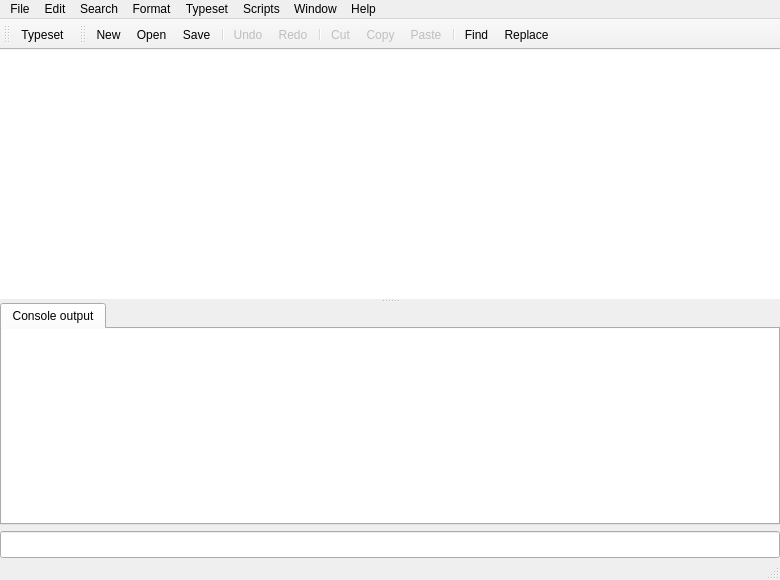
 <widget class="QMainWindow" name="TeXDocument">
  <property name="geometry">
   <rect>
    <x>0</x>
    <y>0</y>
    <width>780</width>
    <height>580</height>
   </rect>
  </property>
  <property name="acceptDrops">
   <bool>true</bool>
  </property>
  <property name="windowTitle">
   <string>untitled.tex[*]</string>
  </property>
  <property name="autoFillBackground">
   <bool>true</bool>
  </property>
  <widget class="QWidget" name="centralwidget">
   <property name="sizePolicy">
    <sizepolicy hsizetype="Preferred" vsizetype="Preferred">
     <horstretch>0</horstretch>
     <verstretch>0</verstretch>
    </sizepolicy>
   </property>
   <property name="autoFillBackground">
    <bool>false</bool>
   </property>
   <layout class="QVBoxLayout">
    <property name="margin">
     <number>0</number>
    </property>
    <item>
     <widget class="QSplitter" name="splitter">
      <property name="orientation">
       <enum>Qt::Vertical</enum>
      </property>
      <widget class="CompletingEdit" name="textEdit">
       <property name="sizePolicy">
        <sizepolicy hsizetype="Expanding" vsizetype="Expanding">
         <horstretch>0</horstretch>
         <verstretch>4</verstretch>
        </sizepolicy>
       </property>
       <property name="cursor" stdset="0">
        <cursorShape>IBeamCursor</cursorShape>
       </property>
       <property name="frameShape">
        <enum>QFrame::NoFrame</enum>
       </property>
       <property name="frameShadow">
        <enum>QFrame::Plain</enum>
       </property>
       <property name="tabStopWidth">
        <number>36</number>
       </property>
      </widget>
      <widget class="ClosableTabWidget" name="consoleTabs">
       <property name="usesScrollButtons">
        <bool>true</bool>
       </property>
       <widget class="QWidget" name="tab">
        <attribute name="title">
         <string>Console output</string>
        </attribute>
        <layout class="QVBoxLayout" name="verticalLayout">
         <property name="margin">
          <number>0</number>
         </property>
         <item>
          <widget class="QTextEdit" name="textEdit_console">
           <property name="sizePolicy">
            <sizepolicy hsizetype="Expanding" vsizetype="Expanding">
             <horstretch>0</horstretch>
             <verstretch>1</verstretch>
            </sizepolicy>
           </property>
           <property name="cursor" stdset="0">
            <cursorShape>IBeamCursor</cursorShape>
           </property>
           <property name="frameShape">
            <enum>QFrame::NoFrame</enum>
           </property>
           <property name="frameShadow">
            <enum>QFrame::Plain</enum>
           </property>
           <property name="midLineWidth">
            <number>0</number>
           </property>
           <property name="undoRedoEnabled">
            <bool>false</bool>
           </property>
           <property name="readOnly">
            <bool>true</bool>
           </property>
           <property name="tabStopWidth">
            <number>36</number>
           </property>
           <property name="acceptRichText">
            <bool>false</bool>
           </property>
          </widget>
         </item>
        </layout>
       </widget>
      </widget>
     </widget>
    </item>
    <item>
     <widget class="QLineEdit" name="inputLine">
      <property name="palette">
       <palette>
        <active>
         <colorrole role="Text">
          <brush brushstyle="SolidPattern">
           <color alpha="255">
            <red>153</red>
            <green>0</green>
            <blue>0</blue>
           </color>
          </brush>
         </colorrole>
        </active>
        <inactive>
         <colorrole role="Text">
          <brush brushstyle="SolidPattern">
           <color alpha="255">
            <red>153</red>
            <green>0</green>
            <blue>0</blue>
           </color>
          </brush>
         </colorrole>
        </inactive>
        <disabled>
         <colorrole role="Text">
          <brush brushstyle="SolidPattern">
           <color alpha="255">
            <red>127</red>
            <green>127</green>
            <blue>127</blue>
           </color>
          </brush>
         </colorrole>
        </disabled>
       </palette>
      </property>
      <property name="font">
       <font>
        <pointsize>12</pointsize>
       </font>
      </property>
     </widget>
    </item>
   </layout>
  </widget>
  <widget class="QMenuBar" name="menubar">
   <property name="geometry">
    <rect>
     <x>0</x>
     <y>0</y>
     <width>780</width>
     <height>22</height>
    </rect>
   </property>
   <widget class="QMenu" name="menuFile">
    <property name="title">
     <string>File</string>
    </property>
    <widget class="QMenu" name="menuOpen_Recent">
     <property name="title">
      <string>Open Recent</string>
     </property>
     <addaction name="actionClear_Recent_Files"/>
    </widget>
    <addaction name="actionNew"/>
    <addaction name="actionNew_from_Template"/>
    <addaction name="actionOpen"/>
    <addaction name="menuOpen_Recent"/>
    <addaction name="separator"/>
    <addaction name="actionClose"/>
    <addaction name="actionSave"/>
    <addaction name="actionSave_As"/>
    <addaction name="actionSave_All"/>
    <addaction name="actionRevert_to_Saved"/>
    <addaction name="separator"/>
    <addaction name="actionRemove_Aux_Files"/>
    <addaction name="separator"/>
    <addaction name="actionQuit_TeXworks"/>
   </widget>
   <widget class="QMenu" name="menuEdit">
    <property name="title">
     <string>Edit</string>
    </property>
    <widget class="QMenu" name="menuSpelling">
     <property name="title">
      <string>Spelling</string>
     </property>
     <addaction name="actionNone"/>
     <addaction name="separator"/>
    </widget>
    <widget class="QMenu" name="menuChange_Case">
     <property name="title">
      <string>Change Case</string>
     </property>
     <addaction name="actionTo_Uppercase"/>
     <addaction name="actionTo_Lowercase"/>
     <addaction name="actionToggle_Case"/>
    </widget>
    <addaction name="actionUndo"/>
    <addaction name="actionRedo"/>
    <addaction name="separator"/>
    <addaction name="actionCut"/>
    <addaction name="actionCopy"/>
    <addaction name="actionPaste"/>
    <addaction name="actionClear"/>
    <addaction name="separator"/>
    <addaction name="actionSelect_All"/>
    <addaction name="actionBalance_Delimiters"/>
    <addaction name="menuChange_Case"/>
    <addaction name="separator"/>
    <addaction name="menuSpelling"/>
    <addaction name="actionPreferences"/>
   </widget>
   <widget class="QMenu" name="menuRun">
    <property name="title">
     <string comment="menu title">Typeset</string>
    </property>
    <addaction name="actionTypeset"/>
    <addaction name="separator"/>
   </widget>
   <widget class="QMenu" name="menuWindow">
    <property name="title">
     <string>Window</string>
    </property>
    <widget class="QMenu" name="menuShow">
     <property name="title">
      <string>Show</string>
     </property>
    </widget>
    <addaction name="menuShow"/>
    <addaction name="separator"/>
    <addaction name="actionStack"/>
    <addaction name="actionTile"/>
    <addaction name="actionSide_by_Side"/>
    <addaction name="actionPlace_on_Left"/>
    <addaction name="actionPlace_on_Right"/>
    <addaction name="separator"/>
    <addaction name="actionGo_to_Preview"/>
    <addaction name="actionAuto_Follow_Focus"/>
    <addaction name="actionShow_Hide_Console"/>
   </widget>
   <widget class="QMenu" name="menuSearch">
    <property name="title">
     <string>Search</string>
    </property>
    <addaction name="actionFind"/>
    <addaction name="actionFind_Again"/>
    <addaction name="actionReplace"/>
    <addaction name="actionReplace_Again"/>
    <addaction name="separator"/>
    <addaction name="actionCopy_to_Find"/>
    <addaction name="actionCopy_to_Replace"/>
    <addaction name="actionFind_Selection"/>
    <addaction name="separator"/>
    <addaction name="actionGo_to_Line"/>
    <addaction name="actionShow_Selection"/>
   </widget>
   <widget class="QMenu" name="menuFormat">
    <property name="title">
     <string>Format</string>
    </property>
    <widget class="QMenu" name="menuAuto_indent_Mode">
     <property name="title">
      <string>Auto-indent Mode</string>
     </property>
     <addaction name="actionAutoIndent_None"/>
     <addaction name="separator"/>
    </widget>
    <widget class="QMenu" name="menuSyntax_Coloring">
     <property name="title">
      <string>Syntax Coloring</string>
     </property>
     <addaction name="actionSyntaxColoring_None"/>
     <addaction name="separator"/>
    </widget>
    <widget class="QMenu" name="menuSmart_Quotes_Mode">
     <property name="title">
      <string>Smart Quotes</string>
     </property>
     <addaction name="actionSmartQuotes_None"/>
     <addaction name="separator"/>
     <addaction name="actionApply_to_Selection"/>
    </widget>
    <addaction name="actionFont"/>
    <addaction name="separator"/>
    <addaction name="actionComment"/>
    <addaction name="actionUncomment"/>
    <addaction name="actionIndent"/>
    <addaction name="actionUnindent"/>
    <addaction name="separator"/>
    <addaction name="actionLine_Numbers"/>
    <addaction name="actionWrap_Lines"/>
    <addaction name="actionHard_Wrap"/>
    <addaction name="separator"/>
    <addaction name="menuSyntax_Coloring"/>
    <addaction name="menuAuto_indent_Mode"/>
    <addaction name="menuSmart_Quotes_Mode"/>
   </widget>
   <widget class="QMenu" name="menuHelp">
    <property name="title">
     <string>Help</string>
    </property>
    <addaction name="actionGoToHomePage"/>
    <addaction name="actionWriteToMailingList"/>
    <addaction name="actionSettings_and_Resources"/>
    <addaction name="separator"/>
    <addaction name="actionAbout_TW"/>
   </widget>
   <widget class="QMenu" name="menuScripts">
    <property name="title">
     <string>Scripts</string>
    </property>
    <widget class="QMenu" name="menuScripting_TeXworks">
     <property name="title">
      <string>Scripting TeXworks</string>
     </property>
     <addaction name="actionAbout_Scripts"/>
     <addaction name="actionManage_Scripts"/>
     <addaction name="actionUpdate_Scripts"/>
     <addaction name="actionShow_Scripts_Folder"/>
    </widget>
    <addaction name="menuScripting_TeXworks"/>
    <addaction name="separator"/>
   </widget>
   <addaction name="menuFile"/>
   <addaction name="menuEdit"/>
   <addaction name="menuSearch"/>
   <addaction name="menuFormat"/>
   <addaction name="menuRun"/>
   <addaction name="menuScripts"/>
   <addaction name="menuWindow"/>
   <addaction name="menuHelp"/>
  </widget>
  <widget class="QToolBar" name="toolBar_run">
   <property name="windowTitle">
    <string>Typeset Toolbar</string>
   </property>
   <property name="styleSheet">
    <string notr="true">QToolButton { padding:2px; }</string>
   </property>
   <property name="allowedAreas">
    <set>Qt::LeftToolBarArea|Qt::TopToolBarArea</set>
   </property>
   <property name="iconSize">
    <size>
     <width>24</width>
     <height>24</height>
    </size>
   </property>
   <attribute name="toolBarArea">
    <enum>TopToolBarArea</enum>
   </attribute>
   <attribute name="toolBarBreak">
    <bool>false</bool>
   </attribute>
   <addaction name="actionTypeset"/>
  </widget>
  <widget class="QToolBar" name="toolBar_edit">
   <property name="windowTitle">
    <string>Edit Toolbar</string>
   </property>
   <property name="styleSheet">
    <string notr="true">QToolButton { padding:2px; }</string>
   </property>
   <property name="allowedAreas">
    <set>Qt::LeftToolBarArea|Qt::TopToolBarArea</set>
   </property>
   <property name="iconSize">
    <size>
     <width>24</width>
     <height>24</height>
    </size>
   </property>
   <attribute name="toolBarArea">
    <enum>TopToolBarArea</enum>
   </attribute>
   <attribute name="toolBarBreak">
    <bool>false</bool>
   </attribute>
   <addaction name="actionNew"/>
   <addaction name="actionOpen"/>
   <addaction name="actionSave"/>
   <addaction name="separator"/>
   <addaction name="actionUndo"/>
   <addaction name="actionRedo"/>
   <addaction name="separator"/>
   <addaction name="actionCut"/>
   <addaction name="actionCopy"/>
   <addaction name="actionPaste"/>
   <addaction name="separator"/>
   <addaction name="actionFind"/>
   <addaction name="actionReplace"/>
  </widget>
  <widget class="QStatusBar" name="myStatusBar">
   <property name="font">
    <font>
     <pointsize>10</pointsize>
    </font>
   </property>
  </widget>
  <action name="actionNew">
   <property name="icon">
    <iconset resource="../res/resources.qrc">
     <normaloff>:/images/tango/document-new.png</normaloff>:/images/tango/document-new.png</iconset>
   </property>
   <property name="text">
    <string>New</string>
   </property>
   <property name="shortcut">
    <string>Ctrl+N</string>
   </property>
   <property name="menuRole">
    <enum>QAction::NoRole</enum>
   </property>
  </action>
  <action name="actionOpen">
   <property name="icon">
    <iconset resource="../res/resources.qrc">
     <normaloff>:/images/tango/document-open.png</normaloff>:/images/tango/document-open.png</iconset>
   </property>
   <property name="text">
    <string>Open...</string>
   </property>
   <property name="shortcut">
    <string>Ctrl+O</string>
   </property>
   <property name="menuRole">
    <enum>QAction::NoRole</enum>
   </property>
  </action>
  <action name="actionClose">
   <property name="text">
    <string>Close</string>
   </property>
   <property name="shortcut">
    <string>Ctrl+W</string>
   </property>
   <property name="menuRole">
    <enum>QAction::NoRole</enum>
   </property>
  </action>
  <action name="actionSave">
   <property name="icon">
    <iconset resource="../res/resources.qrc">
     <normaloff>:/images/tango/document-save.png</normaloff>:/images/tango/document-save.png</iconset>
   </property>
   <property name="text">
    <string>Save</string>
   </property>
   <property name="shortcut">
    <string>Ctrl+S</string>
   </property>
   <property name="menuRole">
    <enum>QAction::NoRole</enum>
   </property>
  </action>
  <action name="actionSave_As">
   <property name="text">
    <string>Save As...</string>
   </property>
   <property name="shortcut">
    <string>Ctrl+Shift+S</string>
   </property>
   <property name="menuRole">
    <enum>QAction::NoRole</enum>
   </property>
  </action>
  <action name="actionRevert_to_Saved">
   <property name="enabled">
    <bool>false</bool>
   </property>
   <property name="text">
    <string>Revert to Saved</string>
   </property>
   <property name="menuRole">
    <enum>QAction::NoRole</enum>
   </property>
  </action>
  <action name="actionUndo">
   <property name="enabled">
    <bool>false</bool>
   </property>
   <property name="icon">
    <iconset resource="../res/resources.qrc">
     <normaloff>:/images/tango/edit-undo.png</normaloff>:/images/tango/edit-undo.png</iconset>
   </property>
   <property name="text">
    <string>Undo</string>
   </property>
   <property name="shortcut">
    <string>Ctrl+Z</string>
   </property>
   <property name="menuRole">
    <enum>QAction::NoRole</enum>
   </property>
  </action>
  <action name="actionRedo">
   <property name="enabled">
    <bool>false</bool>
   </property>
   <property name="icon">
    <iconset resource="../res/resources.qrc">
     <normaloff>:/images/tango/edit-redo.png</normaloff>:/images/tango/edit-redo.png</iconset>
   </property>
   <property name="text">
    <string>Redo</string>
   </property>
   <property name="shortcut">
    <string>Ctrl+Shift+Z</string>
   </property>
   <property name="menuRole">
    <enum>QAction::NoRole</enum>
   </property>
  </action>
  <action name="actionCut">
   <property name="enabled">
    <bool>false</bool>
   </property>
   <property name="icon">
    <iconset resource="../res/resources.qrc">
     <normaloff>:/images/tango/edit-cut.png</normaloff>:/images/tango/edit-cut.png</iconset>
   </property>
   <property name="text">
    <string>Cut</string>
   </property>
   <property name="shortcut">
    <string>Ctrl+X</string>
   </property>
   <property name="menuRole">
    <enum>QAction::NoRole</enum>
   </property>
  </action>
  <action name="actionCopy">
   <property name="enabled">
    <bool>false</bool>
   </property>
   <property name="icon">
    <iconset resource="../res/resources.qrc">
     <normaloff>:/images/tango/edit-copy.png</normaloff>:/images/tango/edit-copy.png</iconset>
   </property>
   <property name="text">
    <string>Copy</string>
   </property>
   <property name="shortcut">
    <string>Ctrl+C</string>
   </property>
   <property name="menuRole">
    <enum>QAction::NoRole</enum>
   </property>
  </action>
  <action name="actionPaste">
   <property name="enabled">
    <bool>false</bool>
   </property>
   <property name="icon">
    <iconset resource="../res/resources.qrc">
     <normaloff>:/images/tango/edit-paste.png</normaloff>:/images/tango/edit-paste.png</iconset>
   </property>
   <property name="text">
    <string>Paste</string>
   </property>
   <property name="shortcut">
    <string>Ctrl+V</string>
   </property>
   <property name="menuRole">
    <enum>QAction::NoRole</enum>
   </property>
  </action>
  <action name="actionClear">
   <property name="enabled">
    <bool>false</bool>
   </property>
   <property name="text">
    <string>Clear</string>
   </property>
   <property name="menuRole">
    <enum>QAction::NoRole</enum>
   </property>
  </action>
  <action name="actionTypeset">
   <property name="icon">
    <iconset resource="../res/resources.qrc">
     <normaloff>:/images/images/runtool.png</normaloff>:/images/images/runtool.png</iconset>
   </property>
   <property name="text">
    <string>Typeset</string>
   </property>
   <property name="shortcut">
    <string comment="action">Ctrl+T</string>
   </property>
   <property name="menuRole">
    <enum>QAction::NoRole</enum>
   </property>
  </action>
  <action name="actionFind">
   <property name="icon">
    <iconset resource="../res/resources.qrc">
     <normaloff>:/images/tango/edit-find.png</normaloff>:/images/tango/edit-find.png</iconset>
   </property>
   <property name="text">
    <string>Find...</string>
   </property>
   <property name="shortcut">
    <string>Ctrl+F</string>
   </property>
   <property name="menuRole">
    <enum>QAction::NoRole</enum>
   </property>
  </action>
  <action name="actionFind_Again">
   <property name="text">
    <string>Find Again</string>
   </property>
   <property name="shortcut">
    <string>Ctrl+G</string>
   </property>
   <property name="menuRole">
    <enum>QAction::NoRole</enum>
   </property>
  </action>
  <action name="actionReplace">
   <property name="icon">
    <iconset resource="../res/resources.qrc">
     <normaloff>:/images/tango/edit-find-replace.png</normaloff>:/images/tango/edit-find-replace.png</iconset>
   </property>
   <property name="text">
    <string>Replace...</string>
   </property>
   <property name="shortcut">
    <string>Ctrl+R</string>
   </property>
   <property name="menuRole">
    <enum>QAction::NoRole</enum>
   </property>
  </action>
  <action name="actionCopy_to_Find">
   <property name="text">
    <string>Copy to Find</string>
   </property>
   <property name="shortcut">
    <string>Ctrl+E</string>
   </property>
   <property name="menuRole">
    <enum>QAction::NoRole</enum>
   </property>
  </action>
  <action name="actionCopy_to_Replace">
   <property name="text">
    <string>Copy to Replace</string>
   </property>
   <property name="shortcut">
    <string>Ctrl+Shift+E</string>
   </property>
   <property name="menuRole">
    <enum>QAction::NoRole</enum>
   </property>
  </action>
  <action name="actionGo_to_Line">
   <property name="text">
    <string>Go to Line...</string>
   </property>
   <property name="shortcut">
    <string>Ctrl+L</string>
   </property>
   <property name="menuRole">
    <enum>QAction::NoRole</enum>
   </property>
  </action>
  <action name="actionFind_Selection">
   <property name="text">
    <string>Find Selection</string>
   </property>
   <property name="shortcut">
    <string>Ctrl+H</string>
   </property>
   <property name="menuRole">
    <enum>QAction::NoRole</enum>
   </property>
  </action>
  <action name="actionSelect_All">
   <property name="text">
    <string>Select All</string>
   </property>
   <property name="shortcut">
    <string>Ctrl+A</string>
   </property>
   <property name="menuRole">
    <enum>QAction::NoRole</enum>
   </property>
  </action>
  <action name="actionFont">
   <property name="text">
    <string>Font...</string>
   </property>
   <property name="menuRole">
    <enum>QAction::NoRole</enum>
   </property>
  </action>
  <action name="actionIndent">
   <property name="icon">
    <iconset resource="../res/resources.qrc">
     <normaloff>:/images/tango/format-indent-more.png</normaloff>:/images/tango/format-indent-more.png</iconset>
   </property>
   <property name="text">
    <string>Indent</string>
   </property>
   <property name="shortcut">
    <string>Ctrl+]</string>
   </property>
   <property name="menuRole">
    <enum>QAction::NoRole</enum>
   </property>
  </action>
  <action name="actionUnindent">
   <property name="icon">
    <iconset resource="../res/resources.qrc">
     <normaloff>:/images/tango/format-indent-less.png</normaloff>:/images/tango/format-indent-less.png</iconset>
   </property>
   <property name="text">
    <string>Unindent</string>
   </property>
   <property name="shortcut">
    <string>Ctrl+[</string>
   </property>
   <property name="menuRole">
    <enum>QAction::NoRole</enum>
   </property>
  </action>
  <action name="actionComment">
   <property name="text">
    <string>Comment</string>
   </property>
   <property name="shortcut">
    <string>Ctrl+Shift+]</string>
   </property>
   <property name="menuRole">
    <enum>QAction::NoRole</enum>
   </property>
  </action>
  <action name="actionUncomment">
   <property name="text">
    <string>Uncomment</string>
   </property>
   <property name="shortcut">
    <string>Ctrl+Shift+[</string>
   </property>
   <property name="menuRole">
    <enum>QAction::NoRole</enum>
   </property>
  </action>
  <action name="actionWrap_Lines">
   <property name="checkable">
    <bool>true</bool>
   </property>
   <property name="checked">
    <bool>true</bool>
   </property>
   <property name="text">
    <string>Wrap Lines</string>
   </property>
   <property name="menuRole">
    <enum>QAction::NoRole</enum>
   </property>
  </action>
  <action name="actionNone">
   <property name="checkable">
    <bool>true</bool>
   </property>
   <property name="checked">
    <bool>true</bool>
   </property>
   <property name="text">
    <string>None</string>
   </property>
   <property name="menuRole">
    <enum>QAction::NoRole</enum>
   </property>
  </action>
  <action name="actionAbout_TW">
   <property name="text">
    <string>About TeXworks...</string>
   </property>
   <property name="menuRole">
    <enum>QAction::AboutRole</enum>
   </property>
  </action>
  <action name="actionStack">
   <property name="text">
    <string>Stack</string>
   </property>
   <property name="menuRole">
    <enum>QAction::NoRole</enum>
   </property>
  </action>
  <action name="actionTile">
   <property name="text">
    <string>Tile</string>
   </property>
   <property name="menuRole">
    <enum>QAction::NoRole</enum>
   </property>
  </action>
  <action name="actionPreferences">
   <property name="icon">
    <iconset resource="../res/resources.qrc">
     <normaloff>:/images/tango/preferences-system.png</normaloff>:/images/tango/preferences-system.png</iconset>
   </property>
   <property name="text">
    <string>Preferences...</string>
   </property>
   <property name="menuRole">
    <enum>QAction::PreferencesRole</enum>
   </property>
  </action>
  <action name="actionGo_to_Preview">
   <property name="enabled">
    <bool>false</bool>
   </property>
   <property name="text">
    <string>Go to Preview</string>
   </property>
   <property name="shortcut">
    <string>Ctrl+'</string>
   </property>
   <property name="menuRole">
    <enum>QAction::NoRole</enum>
   </property>
  </action>
  <action name="actionShow_Hide_Console">
   <property name="text">
    <string>Hide Console Output</string>
   </property>
   <property name="shortcut">
    <string>Ctrl+\</string>
   </property>
   <property name="menuRole">
    <enum>QAction::NoRole</enum>
   </property>
  </action>
  <action name="actionNew_from_Template">
   <property name="text">
    <string>New from Template...</string>
   </property>
   <property name="shortcut">
    <string>Ctrl+Shift+N</string>
   </property>
   <property name="menuRole">
    <enum>QAction::NoRole</enum>
   </property>
  </action>
  <action name="actionShow_Selection">
   <property name="text">
    <string>Show Selection</string>
   </property>
   <property name="shortcut">
    <string>Ctrl+=</string>
   </property>
   <property name="menuRole">
    <enum>QAction::NoRole</enum>
   </property>
  </action>
  <action name="actionTo_Uppercase">
   <property name="enabled">
    <bool>false</bool>
   </property>
   <property name="text">
    <string>ALL UPPERCASE</string>
   </property>
   <property name="menuRole">
    <enum>QAction::NoRole</enum>
   </property>
  </action>
  <action name="actionTo_Lowercase">
   <property name="enabled">
    <bool>false</bool>
   </property>
   <property name="text">
    <string>all lowercase</string>
   </property>
   <property name="menuRole">
    <enum>QAction::NoRole</enum>
   </property>
  </action>
  <action name="actionBalance_Delimiters">
   <property name="text">
    <string>Balance Delimiters</string>
   </property>
   <property name="shortcut">
    <string>Ctrl+B</string>
   </property>
   <property name="menuRole">
    <enum>QAction::NoRole</enum>
   </property>
  </action>
  <action name="actionGoToHomePage">
   <property name="text">
    <string>Go to TeXworks home page</string>
   </property>
  </action>
  <action name="actionWriteToMailingList">
   <property name="text">
    <string>Email to the mailing list</string>
   </property>
  </action>
  <action name="actionSide_by_Side">
   <property name="enabled">
    <bool>false</bool>
   </property>
   <property name="text">
    <string>Side by Side</string>
   </property>
  </action>
  <action name="actionPlace_on_Left">
   <property name="text">
    <string>Place on Left</string>
   </property>
  </action>
  <action name="actionPlace_on_Right">
   <property name="text">
    <string>Place on Right</string>
   </property>
  </action>
  <action name="actionAutoIndent_None">
   <property name="checkable">
    <bool>true</bool>
   </property>
   <property name="checked">
    <bool>true</bool>
   </property>
   <property name="text">
    <string>None</string>
   </property>
  </action>
  <action name="actionSyntaxColoring_None">
   <property name="checkable">
    <bool>true</bool>
   </property>
   <property name="checked">
    <bool>true</bool>
   </property>
   <property name="text">
    <string>None</string>
   </property>
  </action>
  <action name="actionReplace_Again">
   <property name="text">
    <string>Replace Again</string>
   </property>
   <property name="shortcut">
    <string>Ctrl+Shift+R</string>
   </property>
   <property name="menuRole">
    <enum>QAction::NoRole</enum>
   </property>
  </action>
  <action name="actionRemove_Aux_Files">
   <property name="text">
    <string>Remove Aux Files...</string>
   </property>
   <property name="menuRole">
    <enum>QAction::NoRole</enum>
   </property>
  </action>
  <action name="actionQuit_TeXworks">
   <property name="text">
    <string>Quit TeXworks</string>
   </property>
   <property name="shortcut">
    <string>Ctrl+Q</string>
   </property>
   <property name="menuRole">
    <enum>QAction::QuitRole</enum>
   </property>
  </action>
  <action name="actionSmartQuotes_None">
   <property name="checkable">
    <bool>true</bool>
   </property>
   <property name="checked">
    <bool>true</bool>
   </property>
   <property name="text">
    <string>None</string>
   </property>
   <property name="menuRole">
    <enum>QAction::NoRole</enum>
   </property>
  </action>
  <action name="actionToggle_Case">
   <property name="enabled">
    <bool>false</bool>
   </property>
   <property name="text">
    <string>Toggle Case</string>
   </property>
   <property name="menuRole">
    <enum>QAction::NoRole</enum>
   </property>
  </action>
  <action name="actionHard_Wrap">
   <property name="text">
    <string>Hard Wrap...</string>
   </property>
   <property name="menuRole">
    <enum>QAction::NoRole</enum>
   </property>
  </action>
  <action name="actionLine_Numbers">
   <property name="checkable">
    <bool>true</bool>
   </property>
   <property name="text">
    <string>Line Numbers</string>
   </property>
   <property name="menuRole">
    <enum>QAction::NoRole</enum>
   </property>
  </action>
  <action name="actionShow_Scripts_Folder">
   <property name="text">
    <string>Show Scripts Folder</string>
   </property>
   <property name="menuRole">
    <enum>QAction::NoRole</enum>
   </property>
  </action>
  <action name="actionUpdate_Scripts">
   <property name="text">
    <string>Reload Script List</string>
   </property>
   <property name="menuRole">
    <enum>QAction::NoRole</enum>
   </property>
  </action>
  <action name="actionManage_Scripts">
   <property name="text">
    <string>Manage Scripts</string>
   </property>
   <property name="menuRole">
    <enum>QAction::NoRole</enum>
   </property>
  </action>
  <action name="actionAuto_Follow_Focus">
   <property name="checkable">
    <bool>true</bool>
   </property>
   <property name="enabled">
    <bool>true</bool>
   </property>
   <property name="text">
    <string>Auto-Follow Focus</string>
   </property>
   <property name="menuRole">
    <enum>QAction::NoRole</enum>
   </property>
  </action>
  <action name="actionAbout_Scripts">
   <property name="text">
    <string>About Scripts...</string>
   </property>
   <property name="menuRole">
    <enum>QAction::NoRole</enum>
   </property>
  </action>
  <action name="actionApply_to_Selection">
   <property name="text">
    <string>Apply to Selection</string>
   </property>
   <property name="menuRole">
    <enum>QAction::NoRole</enum>
   </property>
  </action>
  <action name="actionSave_All">
   <property name="text">
    <string>Save All</string>
   </property>
   <property name="shortcut">
    <string>Ctrl+Alt+S</string>
   </property>
   <property name="menuRole">
    <enum>QAction::NoRole</enum>
   </property>
  </action>
  <action name="actionSettings_and_Resources">
   <property name="text">
    <string>Settings and Resources...</string>
   </property>
   <property name="menuRole">
    <enum>QAction::NoRole</enum>
   </property>
  </action>
  <action name="actionClear_Recent_Files">
   <property name="enabled">
    <bool>false</bool>
   </property>
   <property name="text">
    <string>Clear Recent Files</string>
   </property>
  </action>
 </widget>
